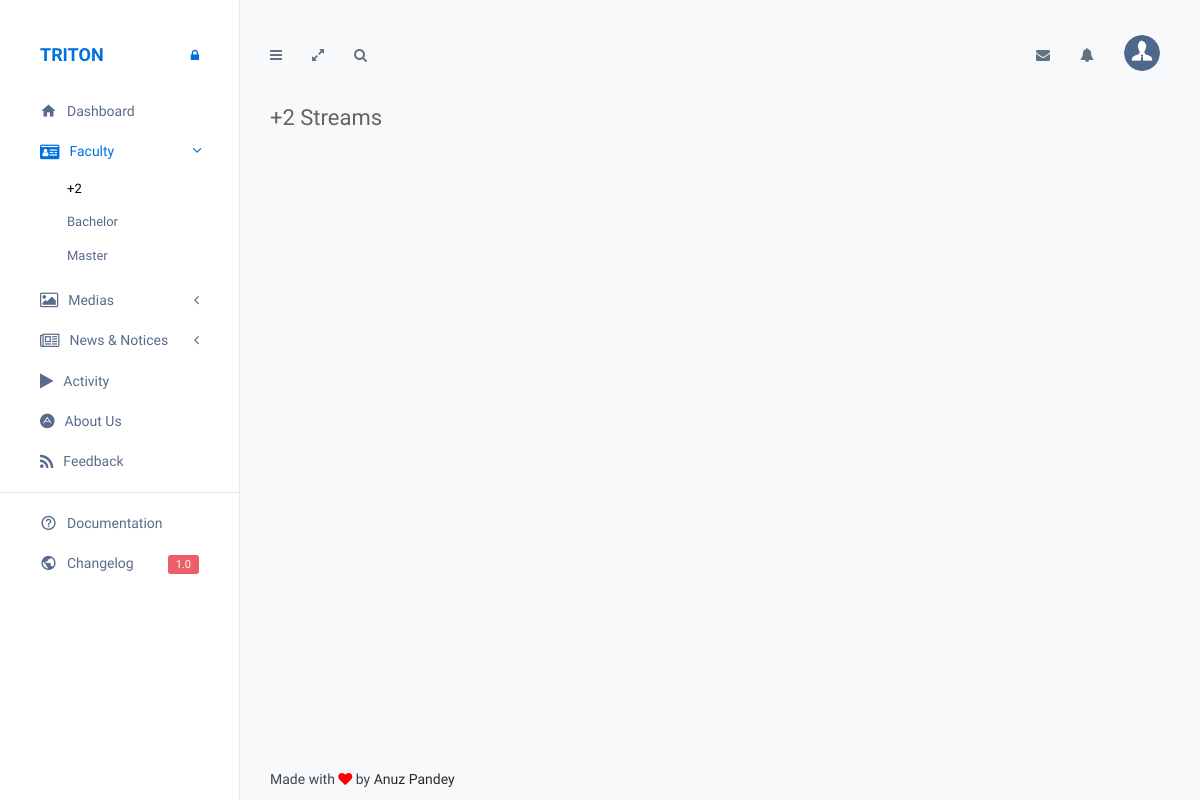
The app's page /cpanel/plusTwoStream.php (signed in), older data.
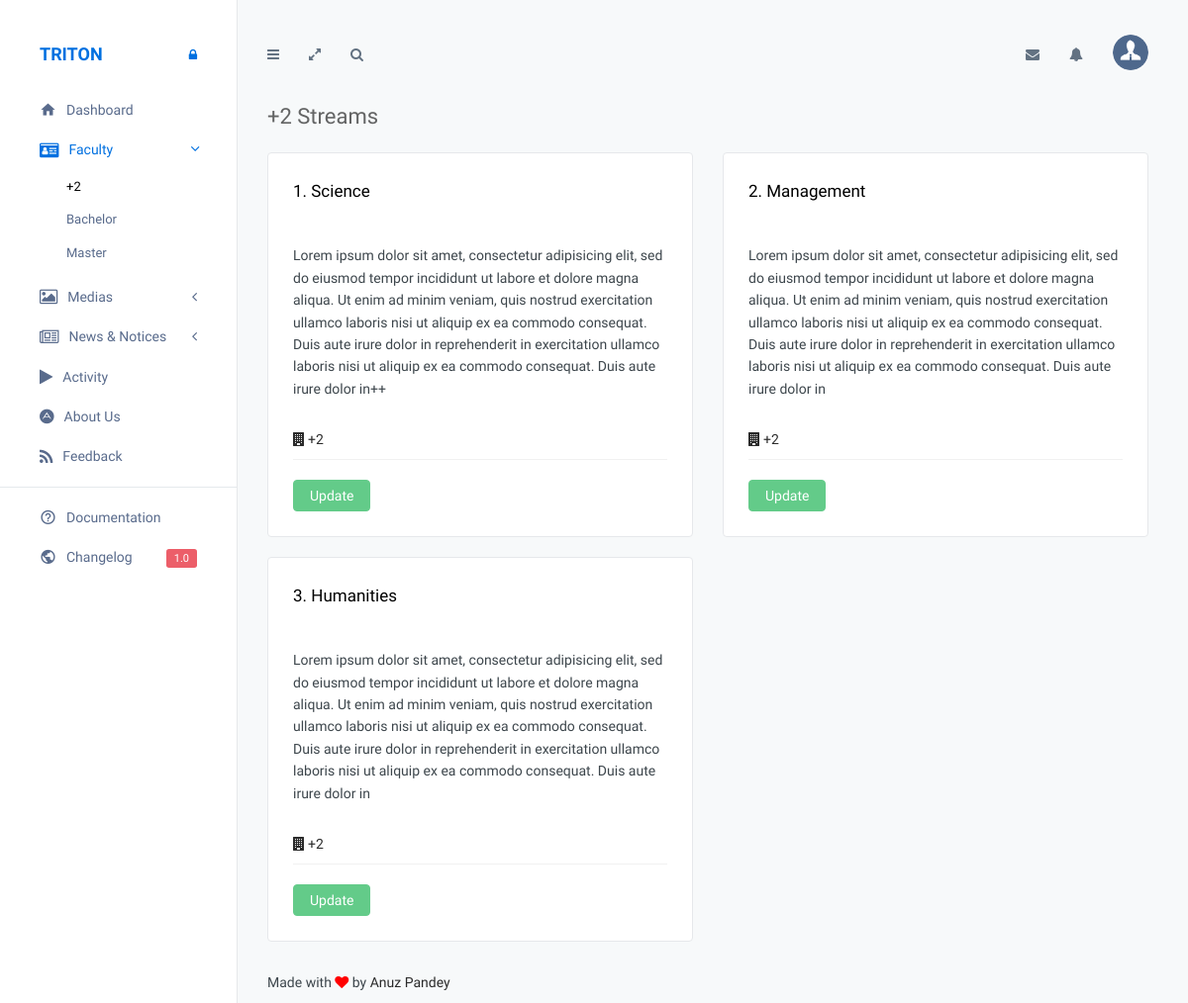
The same page, newer data.
### tables this page shows
CREATE TABLE `tbl_plustwostream` (
  `stream_id` int(11) NOT NULL,
  `stream_name` varchar(50) NOT NULL,
  `description` text NOT NULL,
  `featured_image` varchar(100) NOT NULL
);

### cpanel/plusTwoStream.php (the view, shortened to what the changed rows need)
<?php
require_once('../connection.php');
	?>
<!DOCTYPE html>
<html lang="en">
<head>
    <link href="../assets/plugins/bootstrap/css/bootstrap.min.css" rel="stylesheet">
    <link href="../assets/plugins/font-awesome/css/font-awesome.min.css" rel="stylesheet">
    <link href="../assets/plugins/icomoon/style.css" rel="stylesheet">
    <link href="../assets/plugins/uniform/css/default.css" rel="stylesheet" />
    <link href="../assets/plugins/switchery/switchery.min.css" rel="stylesheet" />
    <link href="../assets/plugins/nvd3/nv.d3.min.css" rel="stylesheet">
    <link href="../assets/plugins/switchery/switchery.min.css" rel="stylesheet" />
    <link href="../assets/plugins/dropzone/dropzone.min.css" rel="stylesheet">
    <link href="../assets/plugins/plupload/js/jquery.plupload.queue/css/jquery.plupload.queue.css" rel="stylesheet" type="text/css" />
    <link href="../assets/css/triton.css" rel="stylesheet">
    <link href="../assets/css/themes/admin.css" rel="stylesheet">
    <link href="../assets/css/custom.css" rel="stylesheet">
</head>
<body>
    <div class="page-container">
        <div class="page-content">
            <div class="page-inner">
                <div id="main-wrapper">
                    <div class="row">
		<?php
		$query_check = "SELECT * FROM tbl_plusTwoStream";
		$result = $conn->query( $query_check );
		?>
			<?php
			while($data = $result->fetch_array())
			{
				?>
                        <div class="col-md-6">
                            <div class="profile-timeline">
                                <ul class="list-unstyled">
                                    <li class="timeline-item">
                                        <div class="panel panel-white">
                                            <div class="panel-body">
                                                <div class="timeline-item-header">
                                                    <p><?php echo  $data['stream_id']; ?>. <?php echo $data['stream_name']; ?></p><br>
                                                </div>
                                                <div class="timeline-item-post">
                                                    <p>
                                                     <?php echo $data['description']; ?>
                                                    </p>
                                                    <div class="timeline-options">
                                                        <a><i class="fa fa-building"></i>+2</a>
                                                    </div>
                                                </div>
                                            </div>
                                            <a class="btn btn-success" href="updateStream.php?id=<?php echo $data['stream_id']; ?>">Update</a>
                                        </div>
                                    </li>
                                </ul>
                            </div>
                        </div>
			<?php
		}
		?>
                    </div>
                </div>
            </div>
        </div>
    </div>
</body>
</html>

Row changes from the older to the newer data that the page shows:
added tbl_plustwostream: stream_id "1", stream_name "Science", description "Lorem ipsum dolor sit amet, consectetur adipisicing elit, sed do eiusmod tempor incididunt ut labore et dolore magna aliqua. Ut enim ad minim veniam, quis nostrud exercitation ullamco laboris nisi ut aliquip ex ea commodo consequat. Duis aute irure dolor in reprehenderit in exercitation ullamco laboris nisi ut aliquip ex ea commodo consequat. Duis aute irure dolor in++"
added tbl_plustwostream: stream_id "2", stream_name "Management", description "Lorem ipsum dolor sit amet, consectetur adipisicing elit, sed do eiusmod tempor incididunt ut labore et dolore magna aliqua. Ut enim ad minim veniam, quis nostrud exercitation ullamco laboris nisi ut aliquip ex ea commodo consequat. Duis aute irure dolor in reprehenderit in exercitation ullamco laboris nisi ut aliquip ex ea commodo consequat. Duis aute irure dolor in"
added tbl_plustwostream: stream_id "3", stream_name "Humanities", description "Lorem ipsum dolor sit amet, consectetur adipisicing elit, sed do eiusmod tempor incididunt ut labore et dolore magna aliqua. Ut enim ad minim veniam, quis nostrud exercitation ullamco laboris nisi ut aliquip ex ea commodo consequat. Duis aute irure dolor in reprehenderit in exercitation ullamco laboris nisi ut aliquip ex ea commodo consequat. Duis aute irure dolor in"
